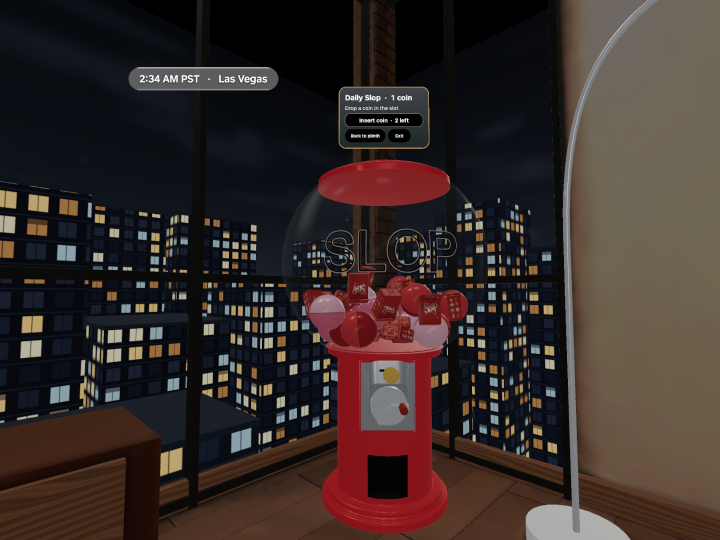
#> input picture design/screens/daily-draw-machine.png, 1440 x 1080 px (shown at 1/2 size)
$ python -i bake_modal_backdrops.py   (imports and definitions only)
#> lines starting #> are read from the running program, lines starting #| are printed output that depends on the picture
#> further down, picture is the input picture: PIL image 1440x1080 RGB; mean R, G, B 56.4, 44.8, 41.7
"""Build Gaussian-filtered scenery for devices that cannot capture spatial render targets."""
from pathlib import Path
import io
import json
import struct

import numpy as np
from PIL import Image, ImageFilter
from import_world_horizons import sphere
from import_world_models import ASSETS, WORLDS, write_glb


def source_panorama(model):
    data = model.read_bytes()
    size, = struct.unpack_from('<I', data, 12)
    doc = json.loads(data[20:20+size])
    view = doc['bufferViews'][doc['images'][0]['bufferView']]
    start = 28 + size + view.get('byteOffset', 0)
    return Image.open(io.BytesIO(data[start:start+view['byteLength']])).convert('RGB')


def blur_panorama(photo, radius=13):
    # Wrap the longitude before convolution to avoid a vertical stripe at the seam.
#> called with radius = 13
    pad = radius * 4
    wrapped = Image.fromarray(np.pad(np.asarray(photo), ((0, 0), (pad, pad), (0, 0)), mode='wrap'))
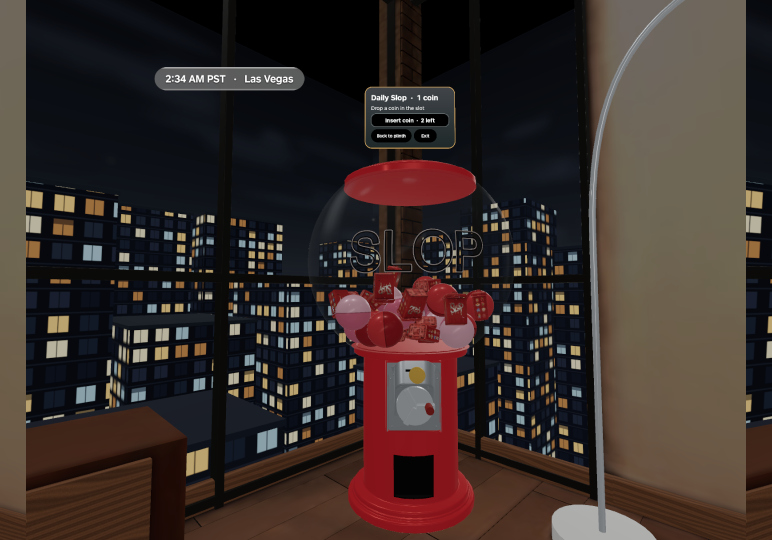
#> wrapped: PIL image 1544x1080 RGB (shown at 1/2 size); mean R, G, B 57.3, 46, 42.4
    return wrapped.filter(ImageFilter.GaussianBlur(radius)).crop((pad, 0, pad+photo.width, photo.height))
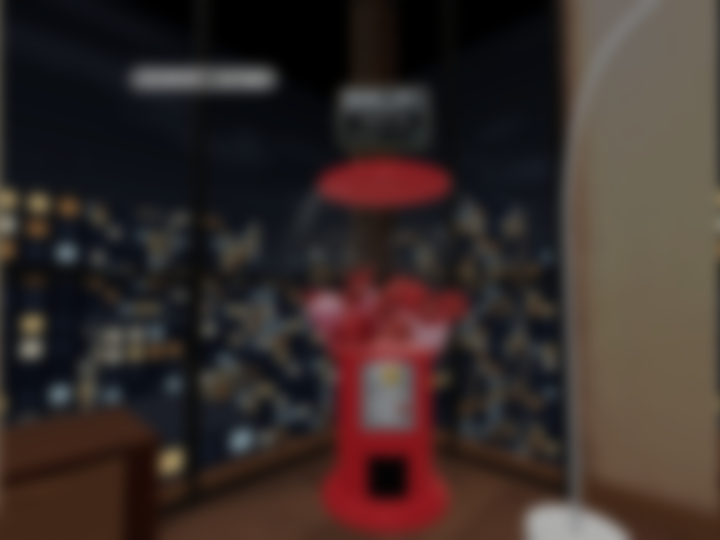
#> returned value: PIL image 1440x1080 RGB (shown at 1/2 size); mean R, G, B 56.4, 44.8, 41.7


def room_backdrop(destination):
    capture = Image.open(ASSETS.parents[3]/'design/screens/daily-draw-machine.png').convert('RGB')
    # Remove legacy clock/machine controls from the captured glass/window before filtering.
    for bounds in [(250, 115, 569, 188), (653, 145, 873, 303)]:
        x0, y0, x1, y1 = bounds
        strip = capture.crop((x0, y0-5, x1, y0))
        capture.paste(strip.resize((x1-x0, y1-y0)), (x0, y0))
    pic = capture.resize((768,576),Image.Resampling.LANCZOS).filter(ImageFilter.GaussianBlur(17))
    # This plate covers a 118-degree viewport behind the sharp presentation.
    tmp = io.BytesIO()
    pic.save(tmp, 'JPEG', quality=91)
    data = bytearray()
    views = []
    for part in (np.array([[-5.4,-4.05,0],[5.4,-4.05,0],[5.4,4.05,0],[-5.4,4.05,0]],'<f4').tobytes(),
                 np.array([[0,1],[1,1],[1,0],[0,0]],'<f4').tobytes(),
                 np.array([0,1,2,0,2,3],'<u2').tobytes(), tmp.getvalue()):
        data.extend(bytes(-len(data)%4))
        views.append(dict(buffer=0,byteOffset=len(data),byteLength=len(part)))
        data.extend(part)
    doc = dict(asset={'version':'2.0'},scene=0,scenes=[{'nodes':[0]}],nodes=[{'mesh':0}],
        meshes=[{'primitives':[{'attributes':{'POSITION':0,'TEXCOORD_0':1},'indices':2,'material':0}]}],
        extensionsUsed=['KHR_materials_unlit'], materials=[{'doubleSided':True,'extensions':{'KHR_materials_unlit':{}},
        'pbrMetallicRoughness':{'baseColorTexture':{'index':0}}}],textures=[{'source':0}],images=[{'bufferView':3,'mimeType':'image/jpeg'}],
        bufferViews=views,accessors=[{'bufferView':0,'componentType':5126,'type':'VEC3','count':4,
        'min':[-5.4,-4.05,0],'max':[5.4,4.05,0]},{'bufferView':1,'componentType':5126,'type':'VEC2','count':4},
        {'bufferView':2,'componentType':5123,'type':'SCALAR','count':6}])
    write_glb(destination,doc,data)


# [6 lines not run here, left out]

>>> from PIL import Image
>>> picture = Image.open('../design/screens/daily-draw-machine.png')
>>> result = blur_panorama(picture)

$ run again, on design/screens/01-baseline-box-room.png
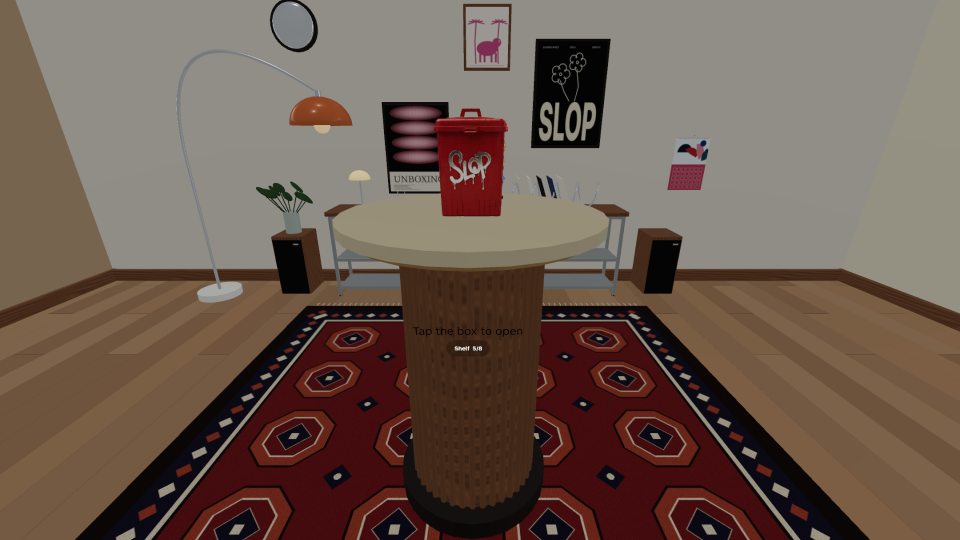
#> input picture design/screens/01-baseline-box-room.png, 1920 x 1080 px (shown at 1/2 size)
#> picture is the input picture: PIL image 1920x1080 RGB; mean R, G, B 109.3, 91, 80.4
#> in blur_panorama, `wrapped = Image.fromarray(np.pad(np.asarray(photo), ((0, 0), (pad, pad..`:
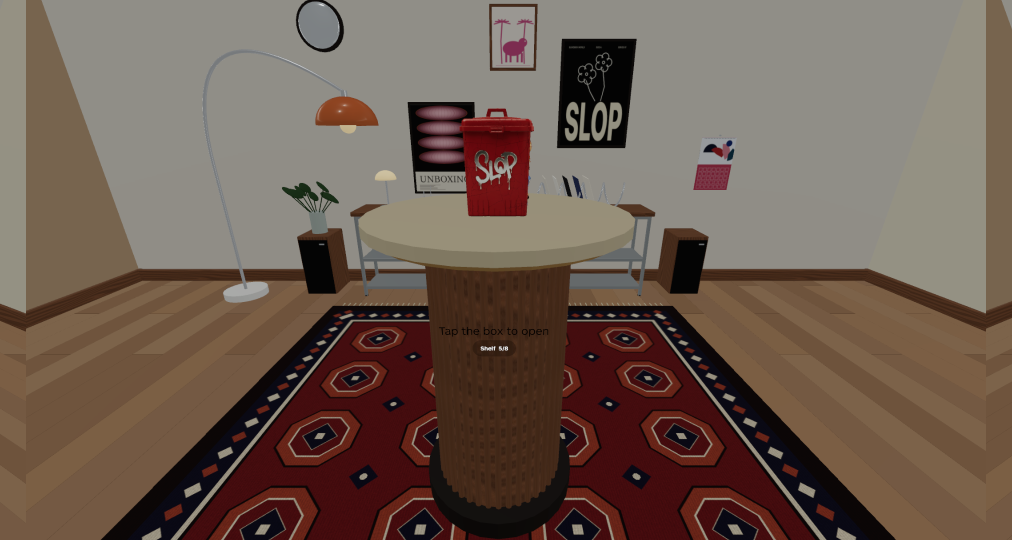
#> wrapped: PIL image 2024x1080 RGB (shown at 1/2 size); mean R, G, B 110.1, 91.8, 80.8
#> in blur_panorama, `return wrapped.filter(ImageFilter.GaussianBlur(radius)).crop((pad, 0, ..`:
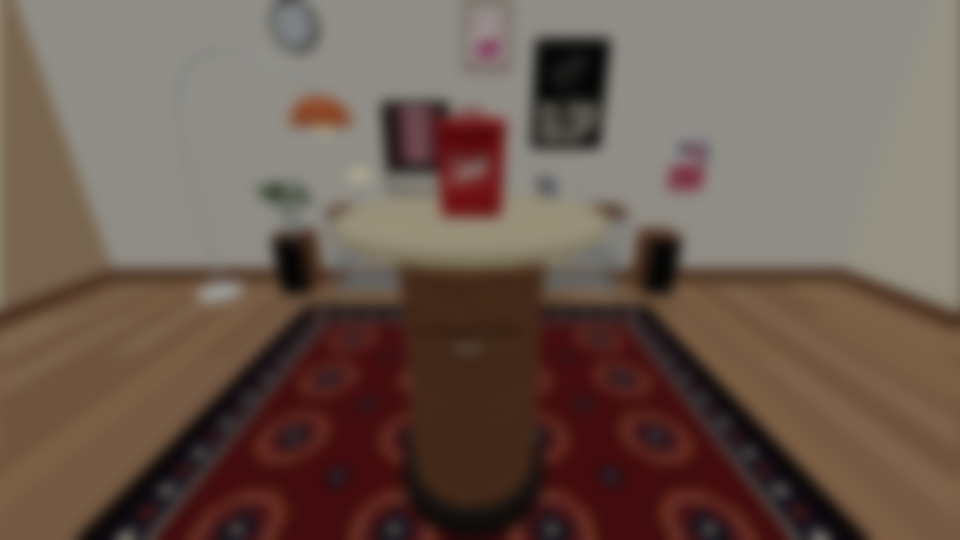
#> returned value: PIL image 1920x1080 RGB (shown at 1/2 size); mean R, G, B 109.3, 91, 80.4
